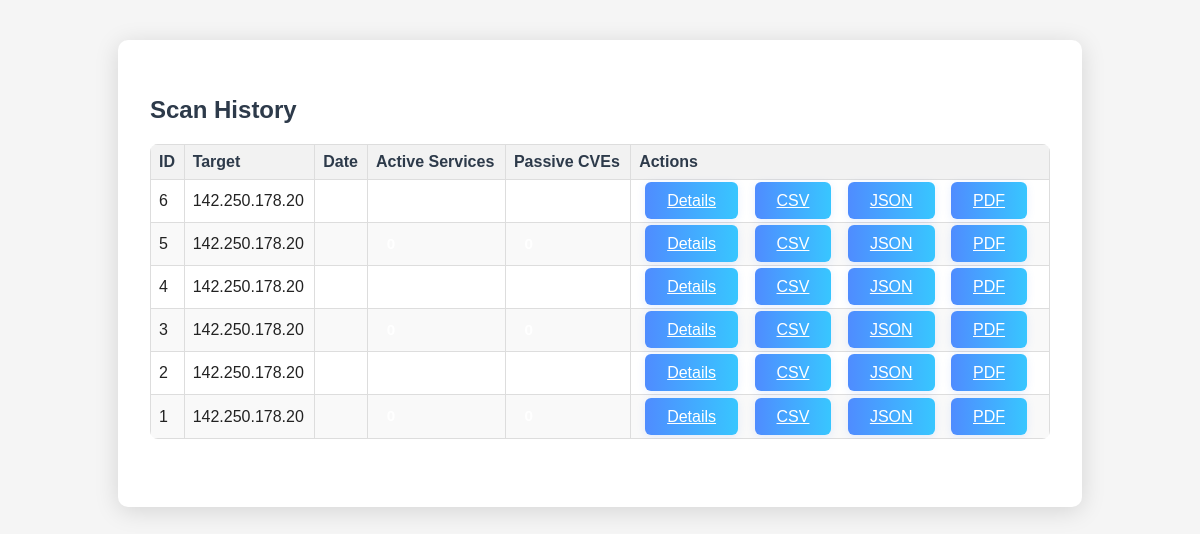
Before: /history with the older database file.
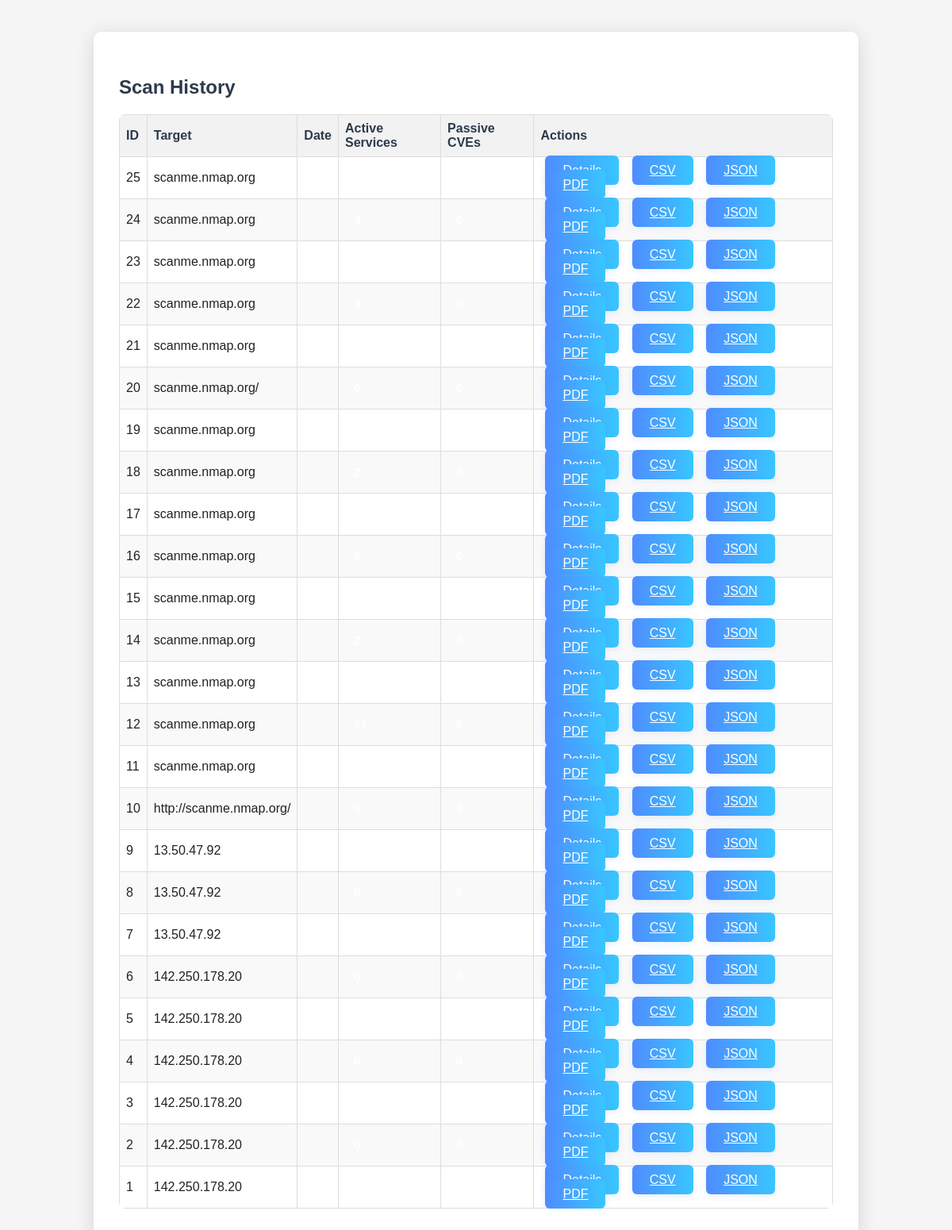
After: the same page with the newer database file.
### models.py (models this page shows, shortened)
class Scan(db.Model):
    __tablename__ = 'scans'
    id = db.Column(db.Integer, primary_key=True)
    target = db.Column(db.String(255), nullable=False)
    timestamp = db.Column(db.DateTime, default=datetime.utcnow)
    scan_type = db.Column(db.String(64), nullable=True)
    services = db.relationship('Service', backref='scan', lazy=True)
    vulnerabilities = db.relationship('Vulnerability', backref='scan', lazy=True)

### app.py (the view)
@app.route('/history')
def scan_history():
    with sqlite3.connect("scan_history.db") as conn:
        cursor = conn.cursor()
        cursor.execute("SELECT id, target, result, host_info FROM scans ORDER BY id DESC")
        rows = cursor.fetchall()
        scans = [
            {
                "id": row[0],
                "target": row[1],
                "result": json.loads(row[2]) if row[2] else {},
                "host_info": json.loads(row[3]) if row[3] else {}
            }
            for row in rows
        ]
    return render_template('history.html', scans=scans)

### templates/history.html (shortened to what this page needs)
<!DOCTYPE html>
<html lang="en">
<head>
    <link rel="stylesheet" href="{{ url_for('static', filename='styles.css') }}">
</head>
<body>
    <div class="container mt-4">
        <h2 class="mb-4">Scan History</h2>
        {% if scans and scans|length > 0 %}
        <table class="table table-striped table-bordered">
            <thead class="thead-dark">
                <tr>
                    <th>ID</th>
                    <th>Target</th>
                    <th>Date</th>
                    <th>Active Services</th>
                    <th>Passive CVEs</th>
                    <th>Actions</th>
                </tr>
            </thead>
            <tbody>
                {% for scan in scans %}
                <tr>
                    <td>{{ scan.id }}</td>
                    <td>{{ scan.target }}</td>
                    <td>{{ scan.date }}</td>
                    <td>
                        <span class="badge badge-info">{{ active|length }}</span>
                    </td>
                    <td>
                        <span class="badge badge-warning">{{ passive|length }}</span>
                    </td>
                    <td>
                        <a href="/scan_details/{{ scan.id }}" class="btn btn-sm btn-primary">Details</a>
                        <a href="/export/{{ scan.id }}/csv" class="btn btn-sm btn-success">CSV</a>
                        <a href="/export/{{ scan.id }}/json" class="btn btn-sm btn-info">JSON</a>
                        <a href="/export/{{ scan.id }}/pdf" class="btn btn-sm btn-danger">PDF</a>
                    </td>
                </tr>
                {% endfor %}
            </tbody>
        </table>
        {% else %}
        <div class="alert alert-warning">No scan history found.</div>
        {% endif %}
    </div>
</body>
</html>

### static/styles.css (style rules this page uses)
body { font-family: 'Segoe UI', Arial, sans-serif; background: #f4f6fa; color: #222; }
.container { max-width: 900px; margin: 40px auto; background: #fff; border-radius: 10px; box-shadow: 0 4px 24px #0002; padding: 36px 32px; }
h1, h2, h3 { color: #2d3a4a; }
.btn { background: linear-gradient(90deg, #4f8cff 0%, #38c6ff 100%); color: #fff; border: none; border-radius: 6px; padding: 10px 22px; cursor: pointer; margin: 6px; font-size: 1rem; font-weight: 500; transition: background 0.2s; box-shadow: 0 2px 8px #4f8cff22; }
table { width: 100%; border-collapse: collapse; margin-top: 28px; background: #f9fbfd; border-radius: 8px; overflow: hidden; }
th, td { border: 1px solid #e3eafc; padding: 12px 10px; text-align: left; }
th { background: #e3eafc; color: #2d3a4a; font-weight: 600; }
tr:nth-child(even) { background: #f4f6fa; }
.table { width: 100%; border-collapse: collapse; margin-bottom: 2em; }
.table th, .table td { border: 1px solid #ddd; padding: 8px; text-align: left; }
.table th { background-color: #f2f2f2; font-weight: bold; }
.table-striped tbody tr:nth-child(even) { background-color: #f9f9f9; }
.badge { display: inline-block; padding: 0.25em 0.7em; border-radius: 0.7em; font-size: 0.95em; font-weight: 600; color: #fff; margin-right: 0.2em; margin-bottom: 0.1em; }

### templates/history.html (style rules this page uses)
body { font-family: Arial, sans-serif; margin: 30px; background-color: #f5f5f5; }
table { width: 100%; border-collapse: collapse; background-color: #fff; margin-top: 20px; }
th, td { padding: 12px 15px; text-align: left; border-bottom: 1px solid #ddd; }
th { background-color: #eaeaea; }

Changed rows visible on the page:
added Scan: id "25", target "scanme.nmap.org"
added Scan: id "24", target "scanme.nmap.org"
added Scan: id "23", target "scanme.nmap.org"
added Scan: id "22", target "scanme.nmap.org"
added Scan: id "21", target "scanme.nmap.org"
added Scan: id "20", target "scanme.nmap.org/"
added Scan: id "19", target "scanme.nmap.org"
added Scan: id "18", target "scanme.nmap.org"
added Scan: id "17", target "scanme.nmap.org"
added Scan: id "16", target "scanme.nmap.org"
added Scan: id "15", target "scanme.nmap.org"
added Scan: id "14", target "scanme.nmap.org"
added Scan: id "13", target "scanme.nmap.org"
added Scan: id "12", target "scanme.nmap.org"
added Scan: id "11", target "scanme.nmap.org"
added Scan: id "10", target "http://scanme.nmap.org/"
added Scan: id "9", target "13.50.47.92"
added Scan: id "8", target "13.50.47.92"
added Scan: id "7", target "13.50.47.92"
